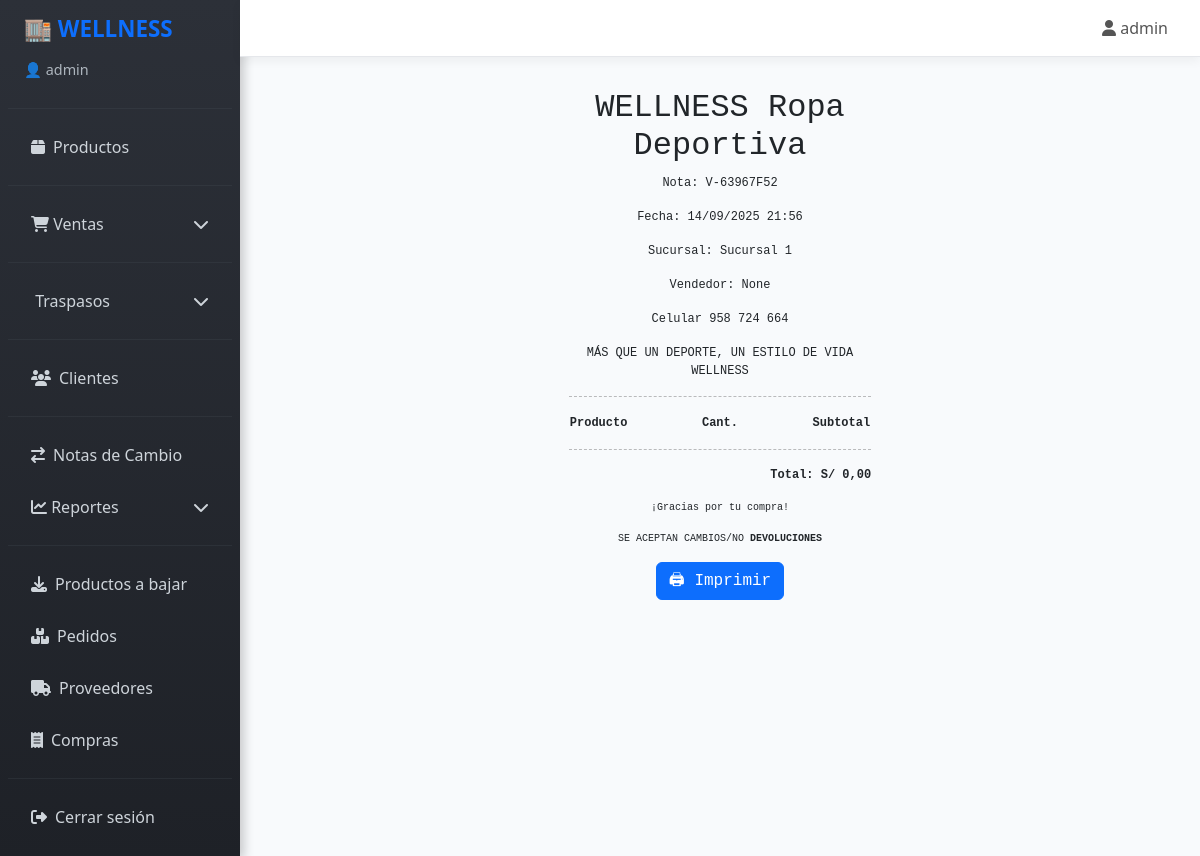
The page /inventory/ventas/1/imprimir/ (signed in) on the database its author committed.
### inventory/models.py (models this page shows, shortened)
class Ventas(models.Model):
    numero = models.CharField(max_length=20, unique=True, default=generar_numero_venta)
    METODOS_PAGO = [
        ("efectivo", "Efectivo"),
        ("yape", "Yape"),
        ("visa", "Visa"),
        ("mixto", "Mixto"),
    ]
    ESTADOS = [
        ("pendiente", "Pendiente"),
        ("completada", "Completada"),
        ("anulada", "Anulada"),
    ]
    fecha = models.DateTimeField(default=timezone.now)
    sucursal = models.CharField(max_length=2, choices=[("S1","Sucursal 1"),("S2","Sucursal 2"),("S3","Sucursal 3"),("A","Almacén")])
    metodo_pago = models.CharField(max_length=20, choices=METODOS_PAGO)
    total = models.DecimalField(max_digits=10, decimal_places=2, default=0)
    vendedor = models.ForeignKey(User, on_delete=models.SET_NULL, null=True, blank=True)
    estado = models.CharField(max_length=20, choices=ESTADOS, default="pendiente")  # <- nuevo

### inventory/views.py (the view)
# urls.py: path('ventas/<int:venta_id>/imprimir/', views.imprimir_venta, name='imprimir_venta'),
@login_required
def imprimir_venta(request, venta_id):
    venta = get_object_or_404(Ventas, pk=venta_id)
    detalles = venta.detalles.all().select_related("producto")
    pagos = venta.pagos.all()
    return render(request, "venta_imprimir.html", {
        "venta": venta,
        "detalles": detalles,
        "pagos": pagos,
    })

### inventory/templates/venta_imprimir.html (shortened to what this page needs)
{% extends "base.html" %}
{% block content %}
<div class="ticket-container">
    <h2 style="text-align:center;">WELLNESS Ropa Deportiva</h2>
    <p style="text-align:center;">Nota: {{ venta.numero }}</p>
    <p style="text-align:center;">Fecha: {{ venta.fecha|date:"d/m/Y H:i" }}</p>
    <p style="text-align:center;">Sucursal: {{ venta.get_sucursal_display }}</p>
    <p style="text-align:center;">Vendedor: {{ venta.vendedor }}</p>
    <p style="text-align:center;">Celular 958 724 664</p>
    <p style="text-align:center;">MÁS QUE UN DEPORTE, UN ESTILO DE VIDA
                                        WELLNESS
    </p>
    <hr>
    <table style="width:100%; font-size:12px; border-collapse: collapse;">
        <thead>
            <tr>
                <th>Producto</th>
                <th style="text-align:center;">Cant.</th>
                <th style="text-align:right;">Subtotal</th>
            </tr>
        </thead>
    </table>
    <hr>
    <p style="text-align:right; font-weight:bold;">Total: S/ {{ venta.total|floatformat:2 }}</p>
    <p style="text-align:center; font-size:10px;">¡Gracias por tu compra!</p>
    <p style="text-align:center; font-size:10px;"> SE ACEPTAN CAMBIOS/NO <STROng>DEVOLUCIONES</STROng></p>
    <div style="text-align:center; margin-top:10px;">
        <button onclick="window.print()" class="btn btn-primary">🖨 Imprimir</button>
    </div>
</div>
{% endblock %}

### inventory/templates/base.html (shortened to what this page needs)
<!DOCTYPE html>
<html lang="es">
<head>
  <link href="https://cdn.jsdelivr.net/npm/bootstrap@5.3.0/dist/css/bootstrap.min.css" rel="stylesheet">
  <link href="https://cdnjs.cloudflare.com/ajax/libs/font-awesome/6.5.0/css/all.min.css" rel="stylesheet">
</head>
<body>
  <div class="sidebar">
    <h4>🏬 WELLNESS</h4>
    <div class="user-info">
      {% if request.user.is_authenticated %}
        👤 {{ request.user.get_full_name|default:request.user.username }}
      {% else %}
        👤 Invitado
      {% endif %}
    </div>
    <hr>
    <a href="{% url 'lista_productos' %}" class="{% if request.resolver_match.url_name == 'lista_productos' %}active{% endif %}">
      <i class="fa-solid fa-box"></i> Productos
    </a>
    <hr>
    {% if request.user.is_authenticated %}
    <a class="d-flex justify-content-between align-items-center" data-bs-toggle="collapse" href="#ventasSubmenu" role="button" aria-expanded="false" aria-controls="ventasSubmenu">
      <span><i class="fa-solid fa-cart-shopping"></i> Ventas</span>
      <i class="fa-solid fa-chevron-down"></i>
    </a>
    <hr>
    <a class="d-flex justify-content-between align-items-center" data-bs-toggle="collapse" href="#traspasosSubmenu" role="button" aria-expanded="false" aria-controls="traspasosSubmenu">
      <span> Traspasos</span>
      <i class="fa-solid fa-chevron-down"></i>
    </a>
    <hr>
    <a href="{% url 'listar_clientes' %}" class="{% if request.resolver_match.url_name == 'listar_clientes' %}active{% endif %}">
      <i class="fa-solid fa-users"></i> Clientes
    </a>
    {% endif %}
    {% if request.user.is_staff or request.user.is_superuser %}
      <hr>
      <a href="{% url 'lista_notas_cambio' %}" class="{% if request.resolver_match.url_name == 'lista_notas_cambio' %}active{% endif %}">
        <i class="fa-solid fa-arrow-right-arrow-left"></i> Notas de Cambio
      </a>
      <a class="d-flex justify-content-between align-items-center" data-bs-toggle="collapse" href="#reportesSubmenu" role="button" aria-expanded="false" aria-controls="reportesSubmenu">
        <span><i class="fa-solid fa-chart-line"></i> Reportes</span>
        <i class="fa-solid fa-chevron-down"></i>
      </a>
      <hr>
      <a href="{% url 'productos_a_bajar' %}" class="{% if request.resolver_match.url_name == 'productos_a_bajar' %}active{% endif %}">
        <i class="fa-solid fa-download"></i> Productos a bajar
      </a>
      <a href="{% url 'productos_a_pedir' %}" class="{% if request.resolver_match.url_name == 'productos_a_pedir' %}active{% endif %}">
        <i class="fa-solid fa-boxes-stacked"></i> Pedidos
      </a>
      <a href="{% url 'listar_proveedores' %}" class="{% if request.resolver_match.url_name == 'listar_proveedores' %}active{% endif %}">
        <i class="fa-solid fa-truck"></i> Proveedores
      </a>
      <a href="{% url 'listar_compras' %}" class="{% if request.resolver_match.url_name == 'listar_compras' %}active{% endif %}">
        <i class="fa-solid fa-receipt"></i> Compras
      </a>
    {% endif %}
    <hr>
    <a href="{% url 'logout' %}">
      <i class="fa-solid fa-right-from-bracket"></i> Cerrar sesión
    </a>
  </div>
  <div class="w-100">
    <div class="topbar">
      {% if request.user.is_authenticated %}
        <div class="user"><i class="fa-solid fa-user"></i> {{ request.user.username }}</div>
      {% endif %}
    </div>
    <div class="content">
      {% block content %}
      {% endblock %}
    </div>
  </div>
</body>
</html>

### inventory/templates/base.html (style rules this page uses)
body { min-height: 100vh; display: flex; flex-direction: row; margin: 0; font-family: 'Segoe UI', Tahoma, Geneva, Verdana, sans-serif; background-color: #f8fafc; overflow-x: hidden; }
.sidebar { min-width: 240px; max-width: 240px; background: linear-gradient(180deg, #2c3038 0%, #1e2127 100%); color: #fff; display: flex; flex-direction: column; padding: 1rem 0.5rem; box-shadow: 4px 0 10px rgba(0, 0, 0, 0.2); }
.sidebar h4 { font-size: 1.4rem; font-weight: 700; margin-bottom: 1rem; padding-left: 1rem; color: #0d6efd; }
.user-info { font-size: 0.9rem; color: #adb5bd; padding-left: 1rem; margin-bottom: 1rem; }
.sidebar a { display: flex; align-items: center; gap: 8px; padding: 10px 15px; margin: 4px 8px; color: #ced4da; text-decoration: none; border-radius: 8px; transition: all 0.25s ease; font-weight: 500; }
.sidebar hr { border-top: 1px solid #495057; margin: 12px 0; }
.topbar { width: 100%; background-color: #fff; padding: 1rem 2rem; display: flex; justify-content: space-between; align-items: center; box-shadow: 0 4px 10px rgba(0,0,0,0.05); position: sticky; top: 0; z-index: 10; border-bottom: 1px solid #e5e7eb; }
.topbar .user { font-weight: 500; color: #555; }
.content { flex-grow: 1; padding: 2rem 2.5rem; animation: fadeIn 0.4s ease-in-out; width: 100%; }

### inventory/templates/venta_imprimir.html (style rules this page uses)
.ticket-container { width: 80mm; margin: 0 auto; font-family: monospace; font-size: 12px; }
hr { border-top: 1px dashed #000; }

### rows shown on the page
Ventas: numero "V-63967F52", fecha "14/09/2025 21:56", sucursal "Sucursal 1", vendedor "None", total "0,00"

### other values the page prints
{{ request.user.get_full_name|default:request.user.username }} "admin"
{{ request.user.username }} "admin"
